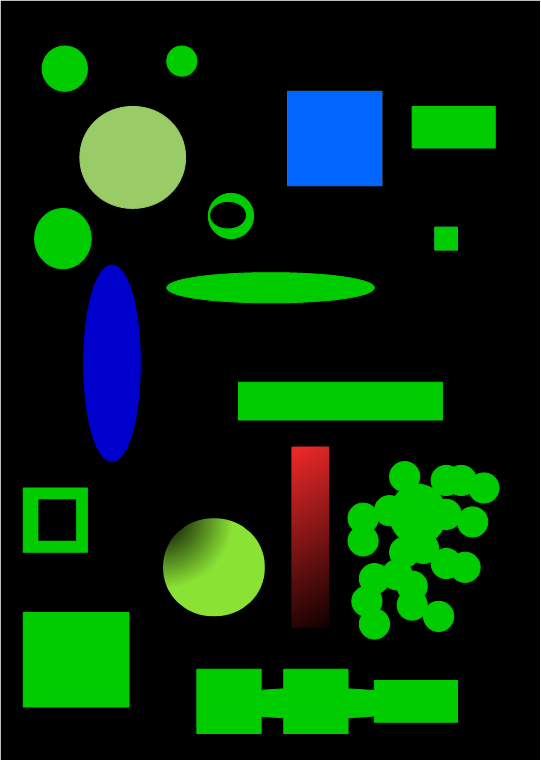
#> input picture brief_OpenCV/image_01.png, 541 x 760 px; the run also reads 1 picture not shown here
$ jupyter execute image_processing_.ipynb   (older library calls are emulated)
#> lines starting #> are read from the running program, lines starting #| are printed output that depends on the picture; after the words box and inside, x2 and y2 are one past the last pixel; in counts of white or black regions, pixels touching at a corner belong together
# Traitement d'images : filtrage, seuillage, et comptage d'objets avec opencv

Une initiation à la biblithèque opencv

# Veille technologique: Opencv python

-  Suivre les instructions et faire une recherche selon ce qui est demandé.

## Operations Simples

[cell 1]
import cv2
import matplotlib.pyplot as plt

[cell 2]
# Lire l'image avec OpenCV
image = cv2.imread('image_01.png')
#> image is the input picture: shape (760, 541, 3); mean B, G, R 14.5, 44, 8.8

# Convertir l'image de BGR en RGB
image_rgb = cv2.cvtColor(image, cv2.COLOR_BGR2RGB)

# Afficher l'image avec matplotlib
plt.imshow(image_rgb)
plt.axis('off')  # Pour ne pas afficher les axes
plt.show()

[cell 3]
# afficher la taille de l'image
# Lire l'image avec OpenCV
image = cv2.imread('image_01.png')

# Afficher la taille de l'image
print(f"Taille de l'image: {image.shape}")
#| Taille de l'image: (760, 541, 3)

[cell 4]
# Coordonnées du pixel
x = 150
y = 100

# Accéder aux valeurs de couleur pour le pixel spécifié
# OpenCV utilise l'ordre BGR par défaut, pas RGB
bleu = image[y, x, 0]
#> bleu = 0
vert = image[y, x, 1]
#> vert = 0
rouge = image[y, x, 2]
#> rouge = 0

# Afficher les valeurs
print(f"Valeurs de couleur pour le pixel (x={x}, y={y}): Rouge={rouge}, Vert={vert}, Bleu={bleu}")
#| Valeurs de couleur pour le pixel (x=150, y=100): Rouge=0, Vert=0, Bleu=0

[cell 5]
# Crop une partie de l'image (sélectionner une petite partie à partir des coordonnées)
# Définir les coordonnées du coin supérieur gauche et du coin inférieur droit du rectangle de rognage
x_start = 100
y_start = 50
x_end = 200
y_end = 150

# Rogner l'image
cropped = image[y_start:y_end, x_start:x_end]

# Afficher l'image rognée
cv2.imshow("Image Rognee", cropped)
cv2.waitKey(0)
cv2.destroyAllWindows()

[cell 6]
# Redimensionner l'image à 200x200 pixels
resized = cv2.resize(image, (200, 200))

# Afficher l'image redimensionnée
cv2.imshow("Image Redimensionnee", resized)
cv2.waitKey(0)
cv2.destroyAllWindows()

# qu'est ce que vous remarquez !!

l'image est étiré, le ratio n'est plus conservé

[cell 7]
# Charger l'image
image = cv2.imread('image_01.png')

# Définir la largeur ou la hauteur cible pour le redimensionnement
largeur_cible = 400  # Pour redimensionner par largeur
hauteur_cible = 400  # Pour redimensionner par hauteur

# Obtenir les dimensions originales de l'image
hauteur_originale, largeur_originale = image.shape[:2]

# Calculer le facteur de mise à l'échelle pour la largeur et la hauteur
# Pour conserver le rapport d'aspect, utilisez le même facteur pour fx et fy
facteur_largeur = largeur_cible / largeur_originale
facteur_hauteur = hauteur_cible / hauteur_originale

# Redimensionner l'image par la largeur tout en conservant le rapport d'aspect
image_redimensionnee_largeur = cv2.resize(image, None, fx=facteur_largeur, fy=facteur_largeur, interpolation=cv2.INTER_AREA)

# Redimensionner l'image par la hauteur tout en conservant le rapport d'aspect
image_redimensionnee_hauteur = cv2.resize(image, None, fx=facteur_hauteur, fy=facteur_hauteur, interpolation=cv2.INTER_AREA)

# Afficher les images redimensionnées
cv2.imshow("Image redimensionnee par largeur", image_redimensionnee_largeur)
cv2.imshow("Image redimensionnee par hauteur", image_redimensionnee_hauteur)
cv2.waitKey(0)
cv2.destroyAllWindows()

[cell 8]
import imutils
# Charger l'image
image = cv2.imread('image_01.png')

# Tourner l'image de -45 degrés sans tronquage
rotated = imutils.rotate(image, angle=-45)

# Afficher l'image tournée
cv2.imshow("Image tournee avec imutils", rotated)
cv2.waitKey(0)
cv2.destroyAllWindows()

Vous pouvez utiliser la bibliothèque imutils pour faire les rotations et d'autres fonctions facilement. Pour l'instaler: pip install imutils

# Dessiner sur l'image

[cell 9]
# Définir les coordonnées du coin supérieur gauche et du coin inférieur droit du rectangle
# (x, y) du coin supérieur gauche et (x + w, y + h) du coin inférieur droit
pt1 = (100, 100)
pt2 = (50, 300)

# Définir la couleur du rectangle en BGR (Bleu, Vert, Rouge) et l'épaisseur de la ligne
couleur = (0, 255, 0)  # Vert
epaisseur = 3  # Pixels

# Dessiner le rectangle sur l'image
cv2.rectangle(rotated, pt1, pt2, couleur, epaisseur)

# Afficher l'image avec le rectangle
cv2.imshow("Image avec rectangle", rotated)
cv2.waitKey(0)
cv2.destroyAllWindows()

[cell 10]
# Définir les coordonnées du centre du cercle (x, y)
centre = (150, 150)

# Définir le rayon du cercle
rayon = 50

# Définir la couleur du cercle en BGR (Bleu, Vert, Rouge) et l'épaisseur de la ligne
couleur = (255, 0, 0)  # Bleu
epaisseur = 3  # Pixels

# Dessiner le cercle sur l'image
cv2.circle(rotated, centre, rayon, couleur, epaisseur)

# Afficher l'image avec le cercle
cv2.imshow("Image avec cercle", rotated)
cv2.waitKey(0)
cv2.destroyAllWindows()

# Filtrage d'image

* Blur
* Gaussian blur
* Median blur
* Sharpening
* Bilateral blur
* Bilateral filtering

[cell 11]
import cv2

# Charger l'image
image_bois = cv2.imread('bois.png')  # Assure-toi que le chemin vers l'image est correct
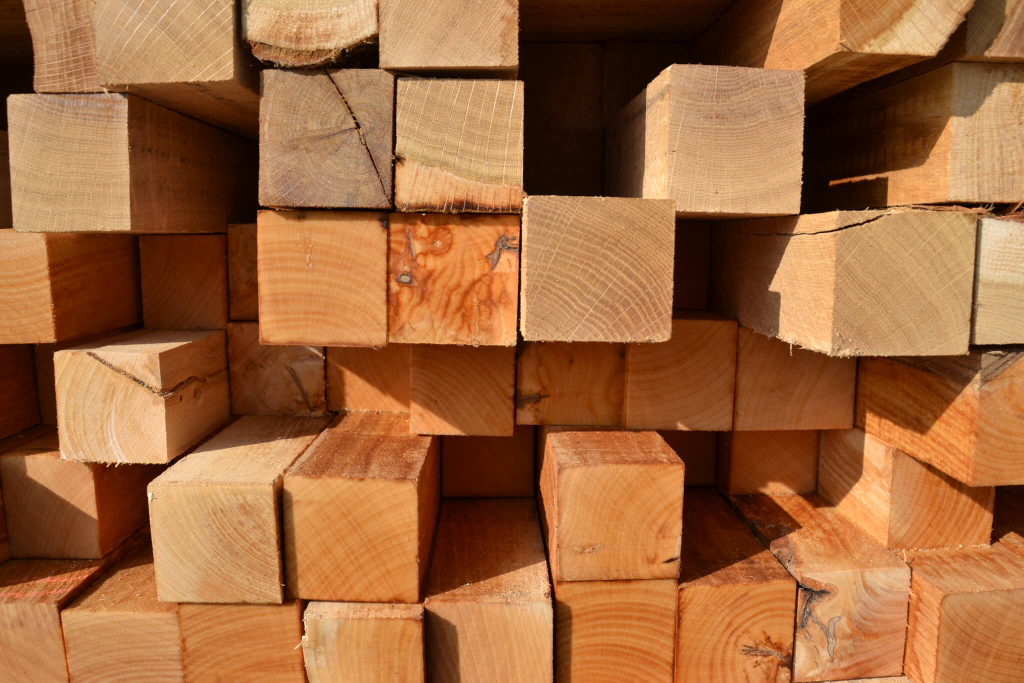
#> input picture brief_OpenCV/bois.png, 2048 x 1365 px (shown at 1/2 size)
#> image_bois is the input picture: shape (1365, 2048, 3); mean B, G, R 60.9, 103.3, 159.6

# Afficher l'image
cv2.imshow("Image Bois", image_bois)
cv2.waitKey(0)
cv2.destroyAllWindows()

[cell 12]
# Utiliser la méthode "cv2.filter2D" avec un kernel de taille 2
import cv2
import numpy as np

# Charger l'image
image = cv2.imread('bois.png')

# Définir un kernel de taille 2x2
# Ce kernel est juste un exemple. Les valeurs spécifiques dépendront de l'effet désiré.
kernel = np.array([[1, -1],
                   [-1, 1]], dtype=np.float32)

# Appliquer le kernel à l'image en utilisant cv2.filter2D
image_filtree = cv2.filter2D(image, -1, kernel)

# Afficher l'image originale et l'image filtrée
cv2.imshow('Image Originale', image)
cv2.imshow('Image Filtree avec Kernel 2x2', image_filtree)
cv2.waitKey(0)
cv2.destroyAllWindows()

[cell 13]
# Appliquer blur avec un kernel de taille 5x5
import cv2
import numpy as np

# Charger l'image
image = cv2.imread('bois.png')

# Vérifier si l'image a été chargée correctement
if image is None:
    print("Erreur : L'image n'a pas pu être chargée. Vérifie le chemin d'accès.")
else:
    # Créer un kernel de taille 5x5 pour le flou
    kernel = np.ones((5, 5), np.float32) / 25

    # Appliquer le kernel à l'image en utilisant cv2.filter2D
    image_floue = cv2.filter2D(image, -1, kernel)

    # Afficher l'image originale et l'image floue
    cv2.imshow('Image Originale', image)
    cv2.imshow('Image Floue avec Kernel 5x5', image_floue)
    cv2.waitKey(0)
    cv2.destroyAllWindows()

[cell 14]
image_floue1= cv2.blur(image, (5, 5))
# Afficher l'image originale et l'image floue
cv2.imshow('Image Originale', image_floue1)
cv2.waitKey(0)
cv2.destroyAllWindows()

[cell 15]
# gaussian blur

image_floue_gaussien = cv2.GaussianBlur(image, (5, 5), 0)
cv2.imshow('Image gauss', image_floue_gaussien)
cv2.waitKey(0)
cv2.destroyAllWindows()

[cell 16]
import cv2

# Charger l'image
image = cv2.imread('bois.png')  # Assure-toi que le chemin vers l'image est correct

# Appliquer un flou médian à l'image
# Utilise un kernel de taille 5. Remarque : la taille doit être un entier impair.
image_floue_median = cv2.medianBlur(image, 5)

# Afficher l'image originale et l'image floutée
cv2.imshow('Image Originale', image)
cv2.imshow('Image avec Flou Médian', image_floue_median)

cv2.waitKey(0)
cv2.destroyAllWindows()

[cell 17]
import cv2
import numpy as np

# Charger l'image
image = cv2.imread('bois.png')

# Définir un kernel de sharpening
kernel_sharpening = np.array([[-1, -1, -1],
                              [-1,  9, -1],
                              [-1, -1, -1]])

# Appliquer le kernel à l'image en utilisant cv2.filter2D
image_sharpened = cv2.filter2D(image, -1, kernel_sharpening)

# Afficher l'image originale et l'image accentuée
cv2.imshow('Image Originale', image)
cv2.imshow('Image Accentuée', image_sharpened)

cv2.waitKey(0)
cv2.destroyAllWindows()

[cell 18]
import cv2

# Charger l'image
image = cv2.imread('bois.png')

# Appliquer un filtrage bilatéral
# Les paramètres sont : l'image source, le diamètre des pixels voisins pris en compte, sigmaColor, sigmaSpace
image_filtree_bilaterale = cv2.bilateralFilter(image, d=9, sigmaColor=75, sigmaSpace=75)

# Afficher l'image originale et l'image filtrée
cv2.imshow('Image Originale', image)
cv2.imshow('Image avec Filtrage Bilatéral', image_filtree_bilaterale)

cv2.waitKey(0)
cv2.destroyAllWindows()

# Seuillage d'image

En utilisant l'image "sudoku" appliquer:
* Binary Thresholding
* Otsu thresholding
* Adaptive thresholding

[cell 19]
# appliquer un seuillage binaire d'un seuil de 127
import cv2

# Charger l'image en niveaux de gris
image = cv2.imread('sudoku.jpg', cv2.IMREAD_GRAYSCALE)
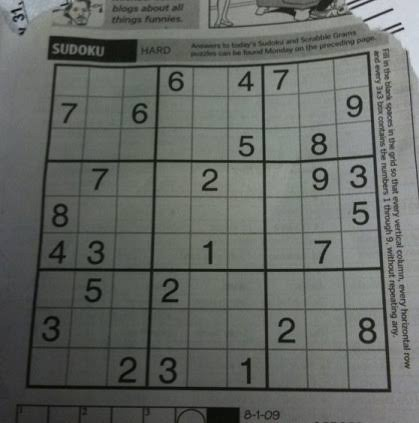
#> input picture brief_OpenCV/sudoku.jpg, 419 x 423 px
#> image: shape (423, 419)

# Seuillage binaire
_, thresh_binary1 = cv2.threshold(image, 127, 255, cv2.THRESH_BINARY)
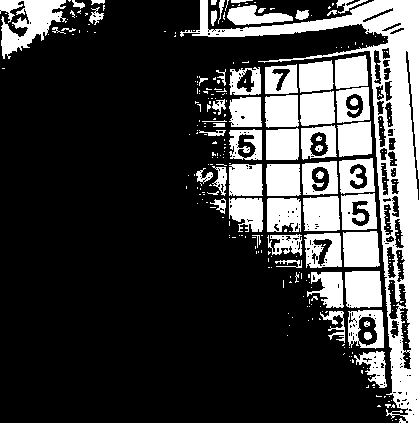
#> thresh_binary1: shape (423, 419); 25.5% white; 290 white regions (227 under 20 px), largest, box (x1, y1, x2, y2) and area: (180, 0, 419, 423) 14871, (0, 0, 67, 59) 2039, (345, 271, 382, 308) 1276

[cell 20]
# appliquer un seuillage binaire d'un seuil de 30
_, thresh_binary2 = cv2.threshold(image, 30, 255, cv2.THRESH_BINARY)
#> thresh_binary2: shape (423, 419); 96.4% white; 245 black regions (217 under 20 px), largest, box (x1, y1, x2, y2) and area: (26, 188, 348, 391) 1950, (49, 37, 137, 62) 1227, (168, 407, 239, 423) 529

[cell 21]
# appliquer un seuillage binaire d'un seuil de 240
_, thresh_binary3 = cv2.threshold(image, 240, 255, cv2.THRESH_BINARY)
#> thresh_binary3: shape (423, 419); every value is 0

Qu'est ce que vous remarquez ?!

[cell 22]
# appliquer "Otsu" seuillage
# Seuillage d'Otsu
_, thresh_otsu = cv2.threshold(image, 0, 255, cv2.THRESH_BINARY + cv2.THRESH_OTSU)
#> thresh_otsu: shape (423, 419); 59.4% white; 327 black regions (257 under 20 px), largest, box (x1, y1, x2, y2) and area: (0, 51, 392, 423) 58829, (47, 35, 293, 64) 4248, (208, 0, 351, 29) 1119

[cell 23]
# appliquer "Adaptive threshold"
# Seuillage adaptatif
thresh_adaptatif = cv2.adaptiveThreshold(image, 255, cv2.ADAPTIVE_THRESH_MEAN_C,
                                         cv2.THRESH_BINARY, 11, 2)
#> thresh_adaptatif: shape (423, 419); 73.5% white; 1588 black regions (1365 under 20 px), largest, box (x1, y1, x2, y2) and area: (25, 51, 392, 393) 18746, (208, 0, 376, 29) 1539, (47, 35, 138, 62) 1395

[cell 24]
# Afficher l'image originale
cv2.imshow('Original', image)

# Afficher l'image avec seuillage binaire
cv2.imshow('Seuillage Binaire1', thresh_binary1)
cv2.imshow('Seuillage Binaire2', thresh_binary2)
cv2.imshow('Seuillage Binaire3', thresh_binary3)
# Afficher l'image avec seuillage d'Otsu
cv2.imshow('Seuillage d\'Otsu', thresh_otsu)

# Afficher l'image avec seuillage adaptatif
cv2.imshow('Seuillage Adaptatif', thresh_adaptatif)

cv2.waitKey(0)
cv2.destroyAllWindows()

# Détection des bords

* Sobel
* Canny

[cell 25]
import cv2
import numpy as np

# Charger l'image et convertir en niveaux de gris
image = cv2.imread('sudoku.jpg')
#> image is the input picture: shape (423, 419, 3); mean B, G, R 99.1, 103.3, 99.8
gray = cv2.cvtColor(image, cv2.COLOR_BGR2GRAY)

# Appliquer le filtre de Sobel en X et en Y
sobelx = cv2.Sobel(gray, cv2.CV_64F, 1, 0, ksize=3)
sobely = cv2.Sobel(gray, cv2.CV_64F, 0, 1, ksize=3)
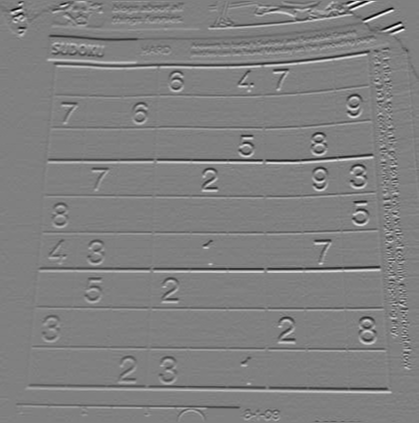
#> sobely: shape (423, 419) float64; min -586, max 577, mean -1; drawn with min black and max white

# Calculer et convertir la magnitude des gradients
magnitude = np.sqrt(sobelx**2 + sobely**2)
magnitude = np.uint8(magnitude)
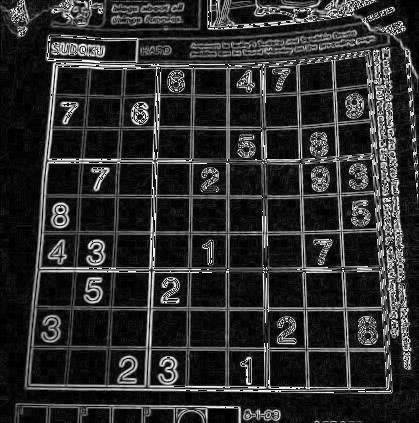
#> magnitude: shape (423, 419); min 0, max 255, mean 45.5

# Afficher l'image originale et la magnitude des gradients
cv2.imshow('Image Originale', image)
cv2.imshow('Magnitude des Gradients', magnitude)

cv2.waitKey(0)
cv2.destroyAllWindows()

[cell 26]
# Canny
import cv2

# Charger l'image et convertir en niveaux de gris
image = cv2.imread('sudoku.jpg')
gray = cv2.cvtColor(image, cv2.COLOR_BGR2GRAY)

# Appliquer la détection de bords Canny
edges = cv2.Canny(gray, threshold1=50, threshold2=150)
#> edges: shape (423, 419); 11.9% white in thin lines or dots

# Afficher l'image originale et les bords détectés
cv2.imshow('Image Originale', image)
cv2.imshow('Bords détectés avec Canny', edges)

cv2.waitKey(0)
cv2.destroyAllWindows()

# Détection des contours

[cell 27]
import cv2
import numpy as np

# Charger l'image en niveaux de gris
image = cv2.imread("image_02.png")
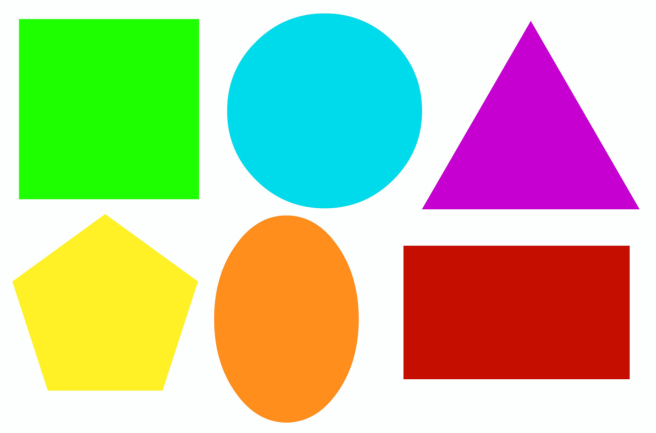
#> input picture brief_OpenCV/image_02.png, 1311 x 865 px (shown at 1/2 size)
#> image is the input picture: shape (865, 1311, 3); mean B, G, R 156.5, 196.5, 191.1
gray = cv2.cvtColor(image, cv2.COLOR_BGR2GRAY)
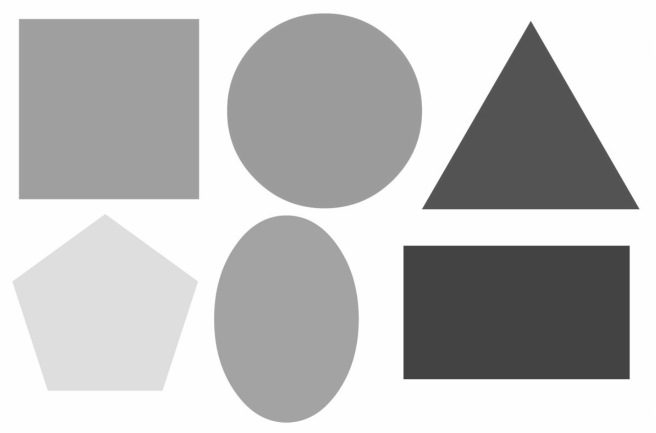
#> gray: shape (865, 1311) (shown at 1/2 size); min 64, max 255, mean 190.2

# Appliquer la détection de bords de Canny
edges = cv2.Canny(gray, 100, 200)
#> edges: shape (865, 1311); 0.64% white in thin lines or dots, all inside (x1, y1, x2, y2) = (37, 26, 1279, 846)

# Trouver les contours
contours, hierarchy = cv2.findContours(edges, cv2.RETR_EXTERNAL, cv2.CHAIN_APPROX_SIMPLE)
#> contours = 6 contours, 1 with area under 20; largest, box (x1, y1, x2, y2) and area: (37, 38, 399, 399) 129608, (806, 491, 1260, 759) 120948, (454, 26, 845, 417) 119884, (428, 430, 718, 846) 94575, (844, 42, 1279, 417) 430

# Dessiner les contours sur l'image originale
image_with_contours = image.copy()
cv2.drawContours(image_with_contours, contours, -1, (0, 255, 0), 3)
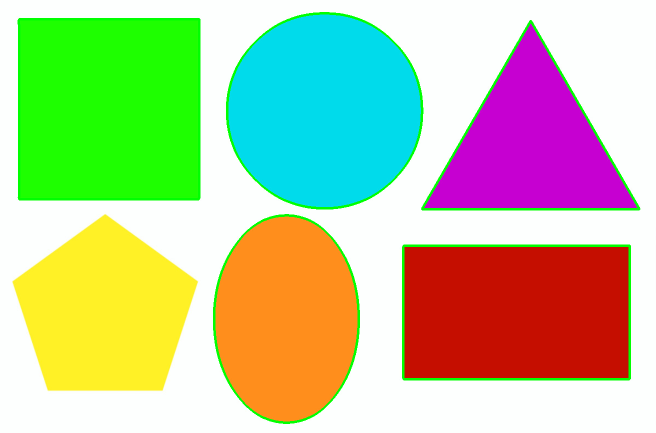
#> image_with_contours: shape (865, 1311, 3) (shown at 1/2 size); 2.76% of pixels changed, all inside (x1, y1, x2, y2) = (35, 24, 1281, 848)

# Afficher l'image avec les contours
cv2.imshow("Contours", image_with_contours)
cv2.waitKey(0)
cv2.destroyAllWindows()

#  Compter des objets

[cell 28]
import cv2
import numpy as np

# Charger l'image en niveaux de gris
image = cv2.imread("image_02.png")
gray = cv2.cvtColor(image, cv2.COLOR_BGR2GRAY)

# Appliquer la détection de bords de Canny
edges = cv2.Canny(gray, 100, 200)

# Trouver les contours
contours, hierarchy = cv2.findContours(edges, cv2.RETR_EXTERNAL, cv2.CHAIN_APPROX_SIMPLE)

# Compter les objets
nombre_objets = len(contours)
#> nombre_objets = 6
print(f"Nombre d'objets détectés : {nombre_objets}")
#| Nombre d'objets détectés : 6

# Dessiner les contours sur l'image originale
image_with_contours = image.copy()
cv2.drawContours(image_with_contours, contours, -1, (0, 255, 0), 3)

# Afficher l'image avec les contours
cv2.imshow("Contours", image_with_contours)
cv2.waitKey(0)
cv2.destroyAllWindows()

# Challenge
Compter le nombre d'objets dans l'image 03 avec le code précédent.
- Qu'est ce que vous remarquez?
- Utiliser l'algorithme Watershed pour detecter et séparer les objets connectés.

[cell 29]
#import cv2
import numpy as np

# Charger l'image en niveaux de gris
image = cv2.imread("image_03.jpg")
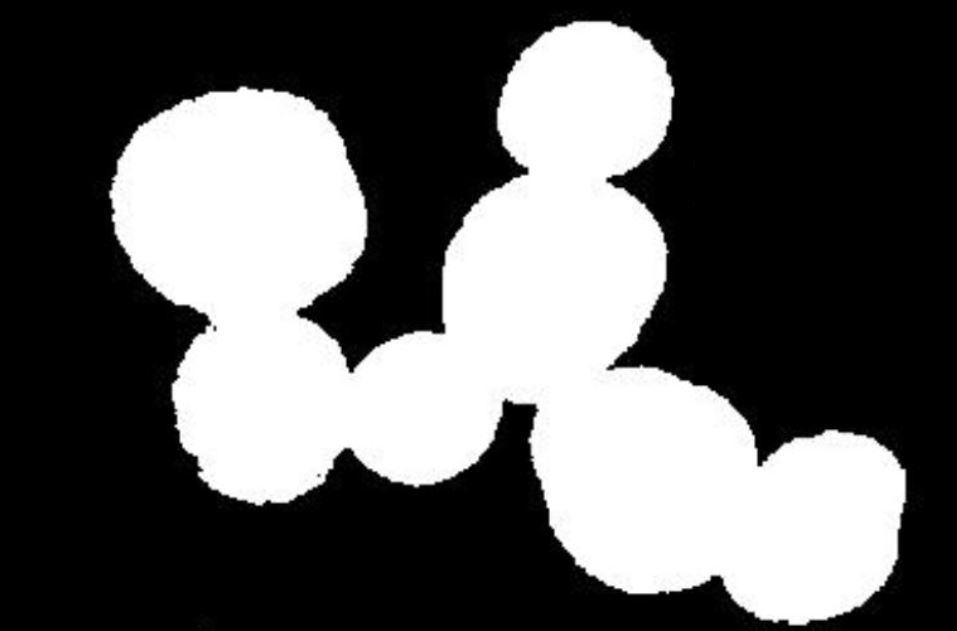
#> input picture brief_OpenCV/image_03.jpg, 957 x 631 px
#> image is the input picture: shape (631, 957, 3); min 0, max 255, mean 92.8
gray = cv2.cvtColor(image, cv2.COLOR_BGR2GRAY)
#> gray: shape (631, 957)

# Appliquer la détection de bords de Canny
edges = cv2.Canny(gray, 100, 200)
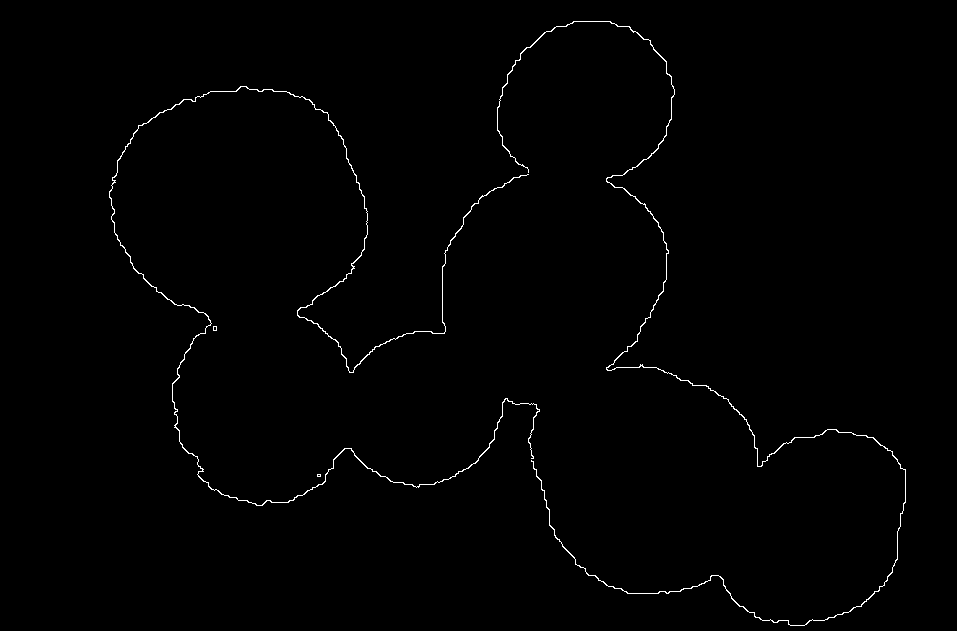
#> edges: shape (631, 957); 0.7% white in thin lines or dots, all inside (x1, y1, x2, y2) = (109, 21, 906, 626)

# Trouver les contours
contours, hierarchy = cv2.findContours(edges, cv2.RETR_EXTERNAL, cv2.CHAIN_APPROX_SIMPLE)
#> contours = 4 contours, 2 with area under 20; largest, box (x1, y1, x2, y2) and area: (109, 86, 540, 506) 532, (497, 21, 906, 626) 466

# Compter les objets
nombre_objets = len(contours)
#> nombre_objets = 4
#> (the rest of the program and of its run is left out)
